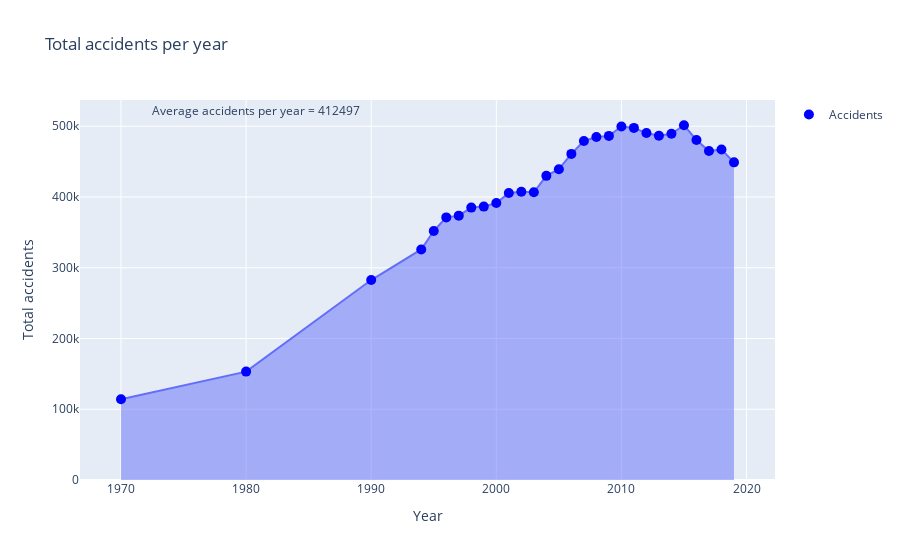

Notebook source saved alongside this figure:
### Code cell
fig = px.area(accident_data, x='Year', y='Total accidents', title='Total accidents per year')
fig.add_scatter(x=accident_data['Year'], y=accident_data['Total accidents'], mode='markers', name='Accidents', marker=dict(color='blue', size=10))
mean_accidents = accident_data['Total accidents'].mean()
fig.add_annotation(xref='paper', yref='paper', x=0.1, y=1, text=f"Average accidents per year = {mean_accidents:.0f}",showarrow=False)
fig.show()

### Figure 1 — Plotly figure (JSON) as saved in the notebook; plotly's stock layout.template omitted (floating-point values rounded to 4 significant figures)
{"data": [{"fillpattern": {"shape": ""}, "hovertemplate": "Year=%{x}<br>Total accidents=%{y}<extra></extra>", "legendgroup": "", "line": {"color": "#636efa"}, "marker": {"symbol": "circle"}, "mode": "lines", "name": "", "orientation": "v", "showlegend": false, "stackgroup": "1", "type": "scatter", "x": [1970, 1980, 1990, 1994, 1995, 1996, 1997, 1998, 1999, 2000, 2001, 2002, 2003, 2004, 2005, 2006, 2007, 2008, 2009, 2010, 2011, 2012, 2013, 2014, 2015, 2016, 2017, 2018, 2019], "xaxis": "x", "y": [114100, 153200, 282600, 325864, 351999, 371204, 373671, 385018, 386456, 391449, 405637, 407497, 406726, 429910, 439255, 460920, 479216, 484704, 486384, 499628, 497686, 490383, 486476, 489400, 501423, 480652, 464910, 467044, 449002], "yaxis": "y"}, {"marker": {"color": "blue", "size": 10}, "mode": "markers", "name": "Accidents", "type": "scatter", "x": [1970, 1980, 1990, 1994, 1995, 1996, 1997, 1998, 1999, 2000, 2001, 2002, 2003, 2004, 2005, 2006, 2007, 2008, 2009, 2010, 2011, 2012, 2013, 2014, 2015, 2016, 2017, 2018, 2019], "y": [114100, 153200, 282600, 325864, 351999, 371204, 373671, 385018, 386456, 391449, 405637, 407497, 406726, 429910, 439255, 460920, 479216, 484704, 486384, 499628, 497686, 490383, 486476, 489400, 501423, 480652, 464910, 467044, 449002]}], "layout": {"annotations": [{"showarrow": false, "text": "Average accidents per year = 412497", "x": 0.1, "xref": "paper", "y": 1, "yref": "paper"}], "legend": {"tracegroupgap": 0}, "title": {"text": "Total accidents per year"}, "xaxis": {"anchor": "y", "domain": [0, 1], "title": {"text": "Year"}}, "yaxis": {"anchor": "x", "domain": [0, 1], "title": {"text": "Total accidents"}}}}
